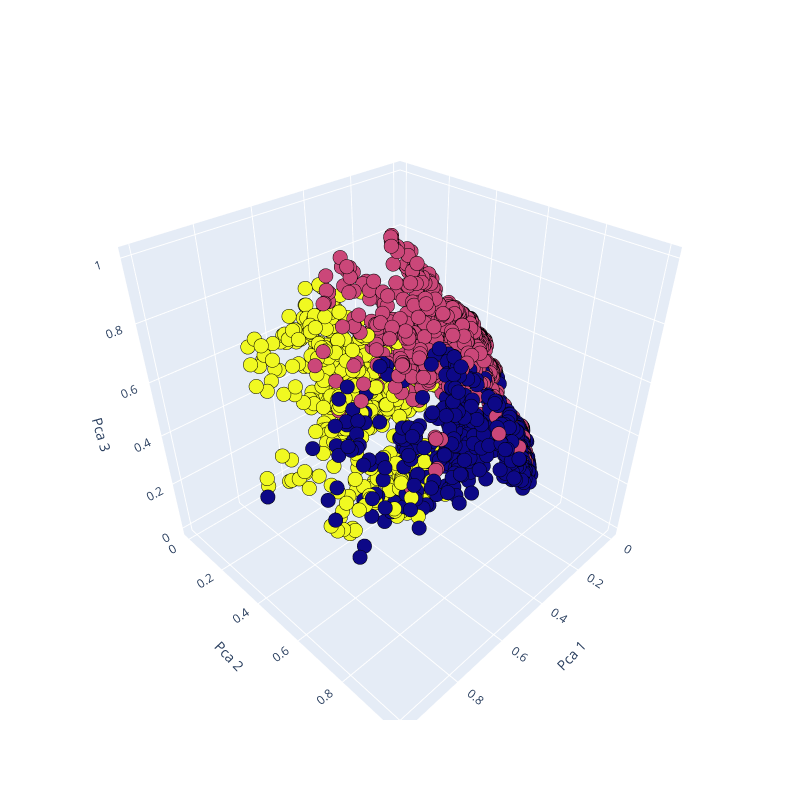

Write notebook code for a chart like this one.
### Code cell
# 3d scatterplot using plotly
Scene = dict(xaxis = dict(title  = 'Pca 1'),yaxis = dict(title  = 'Pca 2'),zaxis = dict(title  = 'Pca 3'))

# model.labels_ is nothing but the predicted clusters i.e y_clusters
labels = kmedoids.labels_
trace = go.Scatter3d(x=results_3d[:, 0], y=results_3d[:, 1], z=results_3d[:, 2], mode='markers',marker=dict(color = labels, size= 5, line=dict(color= 'black',width =1)))
layout = go.Layout(margin=dict(l=0,r=0),scene = Scene,height = 800,width = 800)
data = [trace]
fig = go.Figure(data = data, layout = layout)
fig.show()

### Figure 1 — Plotly figure (JSON) as saved in the notebook; plotly's stock layout.template omitted (floating-point values rounded to 4 significant figures; data arrays with more than 128 entries replaced by an {"elided": "..."} marker saying what was removed)
{"data": [{"marker": {"color": {"elided": "3000 int values"}, "line": {"color": "black", "width": 1}, "size": 5}, "mode": "markers", "type": "scatter3d", "x": {"elided": "3000 float values"}, "y": {"elided": "3000 float values"}, "z": {"elided": "3000 float values"}}], "layout": {"height": 800, "margin": {"l": 0, "r": 0}, "scene": {"xaxis": {"title": {"text": "Pca 1"}}, "yaxis": {"title": {"text": "Pca 2"}}, "zaxis": {"title": {"text": "Pca 3"}}}, "width": 800}}
